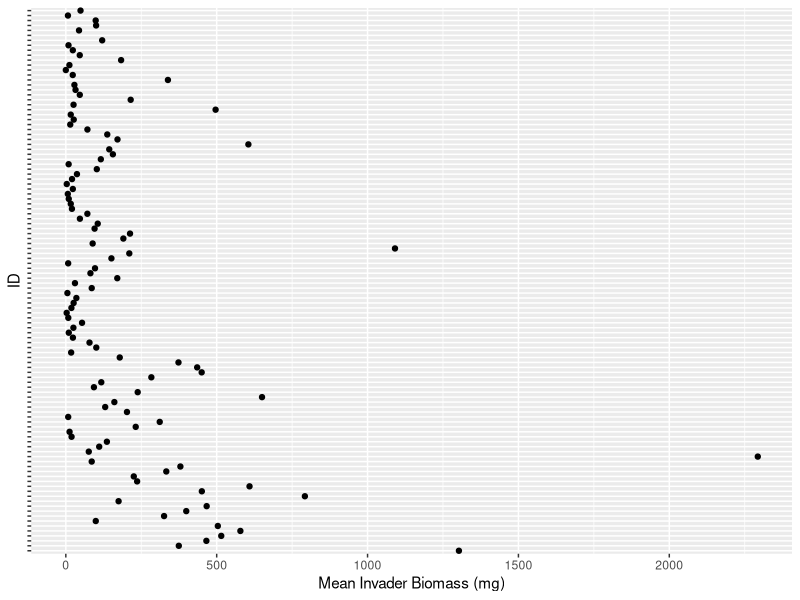
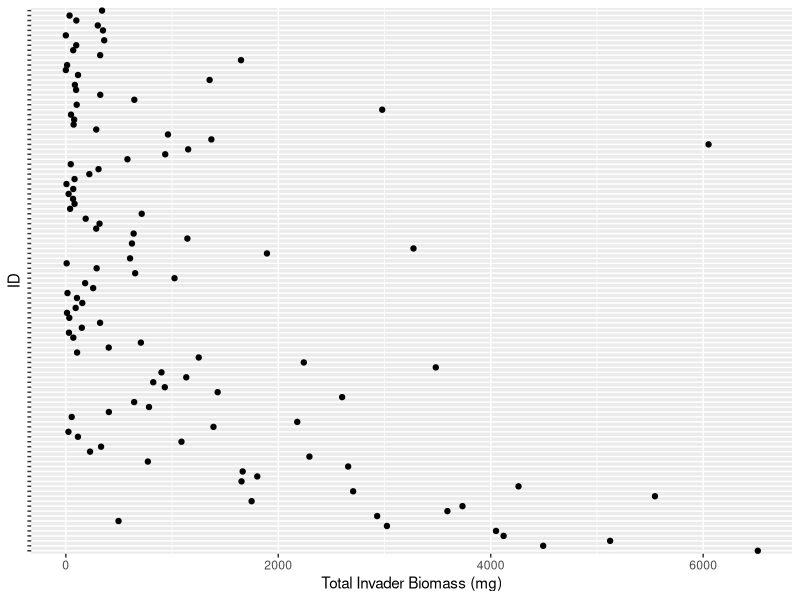
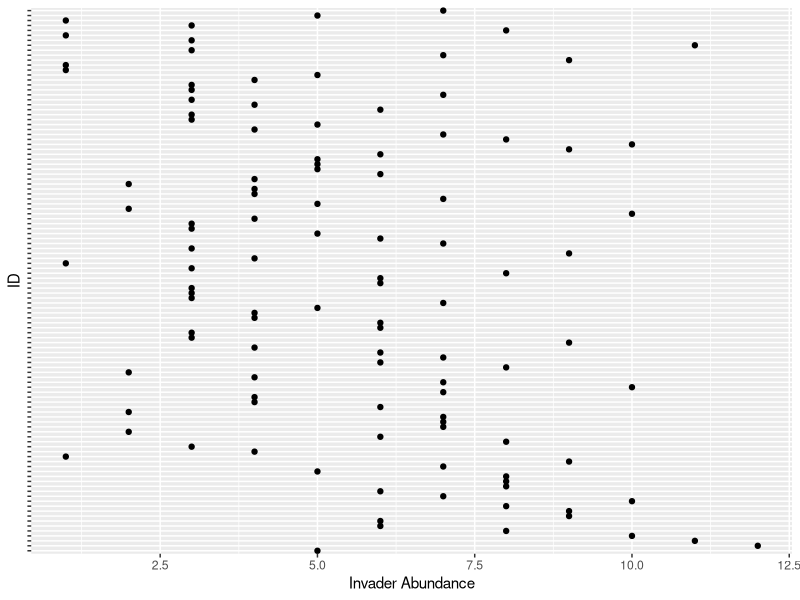
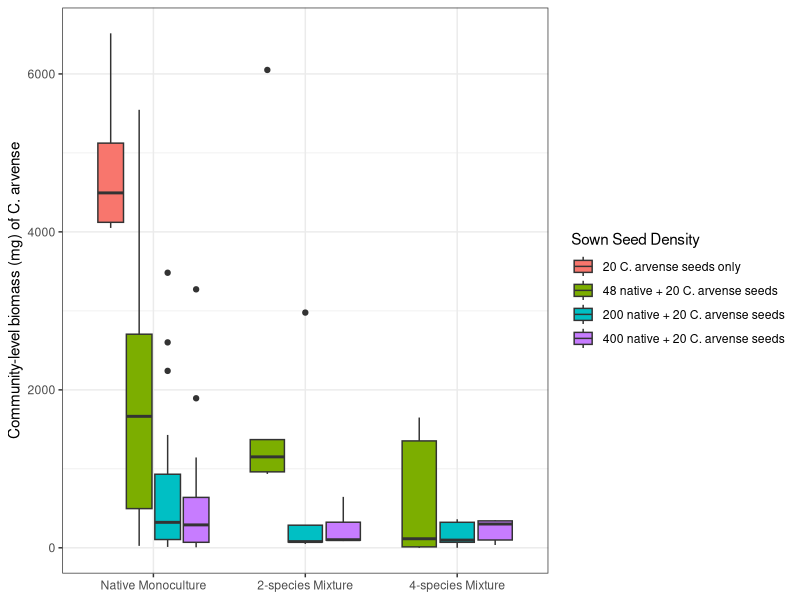
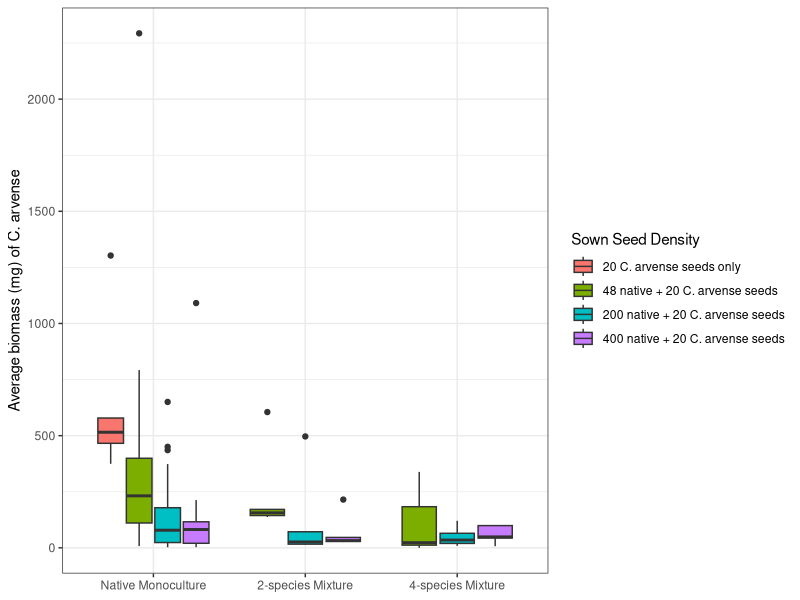
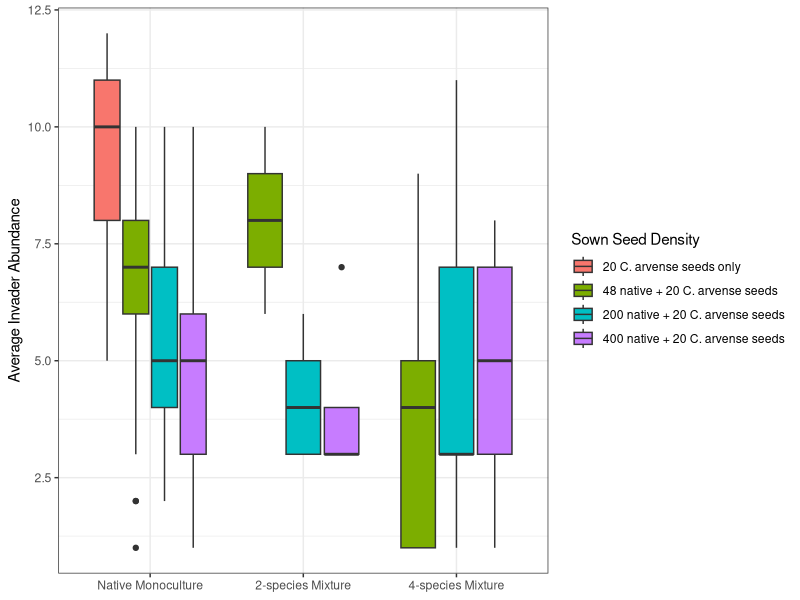
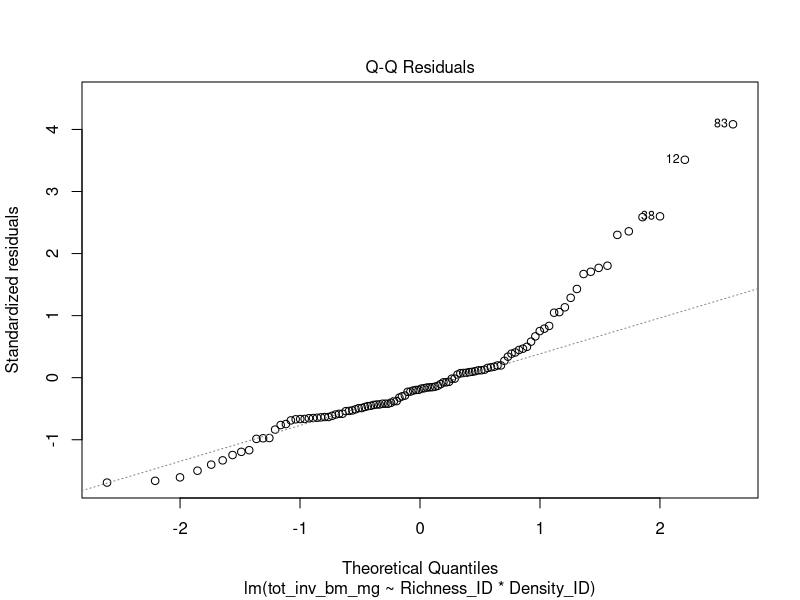
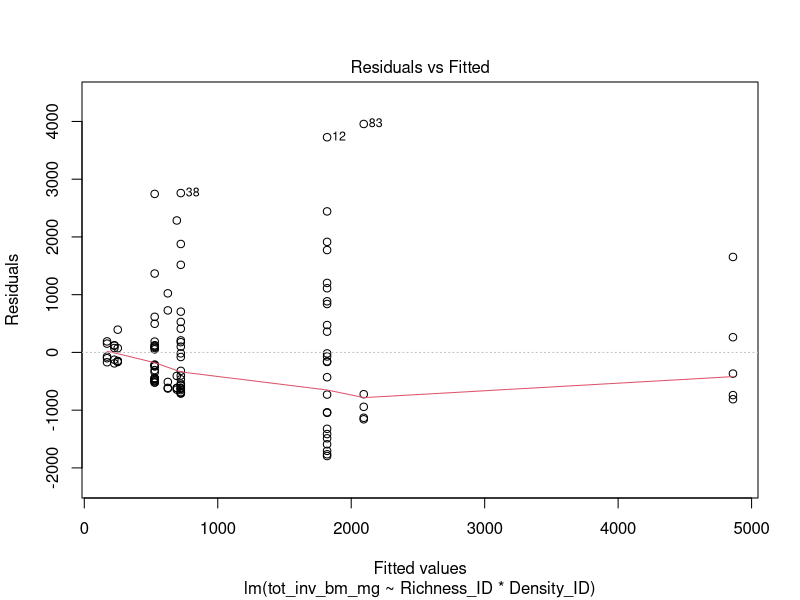

The R script that drew these images, in order:
# libraries -----
library(dplyr)    # for manipulating data
library(here)     # for creating relative file paths
library(ggplot2)  # for visualizing data 

# import ----

inv_bm <- read.csv(here("data", "intermediate_data", "invader_biomass.csv"))

# exploratory data analysis -----

## check for sample size of density and richness treatments ----
# to determine type of sum of squares (I, II, or III) required for ANOVA 
inv_bm %>%
  group_by(Richness_ID, Density_ID) %>%
  summarize(
    n_avg_bm = length(na.omit(mean_inv_bm_mg)),
    n_tot_bm = length(na.omit(tot_inv_bm_mg)),
    n_inv_ab = length(na.omit(num_invaders))
  )

## check for outliers -----
# reason: outliers increase the estimate of sample variance
# decreasing the calculated F statistics for ANOVA's
# lowering the chance of rejecting the null hypothesis 
inv_bm %>%
  mutate(ID = paste(Richness_ID, Density_ID, Rep)) %>%
  ggplot(aes(x = mean_inv_bm_mg, y = ID)) + 
  geom_point() +
  labs(
    x = "Mean Invader Biomass (mg)",
    y = "ID"
    ) + 
  theme(axis.text.y = element_blank())
  
inv_bm %>%
  mutate(ID = paste(Richness_ID, Density_ID, Rep)) %>%
  ggplot(aes(x = tot_inv_bm_mg, y = ID)) + 
  geom_point() +
  labs(
    x = "Total Invader Biomass (mg)",
    y = "ID"
  ) + 
  theme(axis.text.y = element_blank())

inv_bm %>%
  mutate(ID = paste(Richness_ID, Density_ID, Rep)) %>%
  ggplot(aes(x = num_invaders, y = ID)) + 
  geom_point() +
  labs(
    x = "Invader Abundance",
    y = "ID"
  ) + 
  theme(axis.text.y = element_blank())

# check box-plots ----
# reason: visualize summary statistics to get a sense of median and spread
# across seeding density and seeding richness treatments
(plot_tot_inv_bm <- inv_bm %>%
   mutate(
     Density_ID = case_when(
       Density_ID == "-"  ~ "20 C. arvense seeds only",
       Density_ID == "D1" ~ "48 native + 20 C. arvense seeds",
       Density_ID == "D2" ~ "200 native + 20 C. arvense seeds", 
       Density_ID == "D3" ~ "400 native + 20 C. arvense seeds") %>%
       factor(levels = c(
         "20 C. arvense seeds only", 
         "48 native + 20 C. arvense seeds", 
         "200 native + 20 C. arvense seeds", 
         "400 native + 20 C. arvense seeds")
       )
   ) %>%
   
   mutate(
     Richness_ID = case_when(
       Density_ID  == "20 invasive seeds"  ~ "Invasive-Only", 
       Richness_ID == "M1" ~ "Native Monoculture", 
       Richness_ID == "M2" ~ "2-species Mixture", 
       Richness_ID == "M4" ~ "4-species Mixture", 
       TRUE ~ Richness_ID
     ), 
     
     Richness_ID = factor(Richness_ID, levels = c(
       "Invasive-Only", 
       "Native Monoculture", 
       "2-species Mixture", 
       "4-species Mixture")
     )
   ) %>%
   ggplot(aes(x = Richness_ID, y = tot_inv_bm_mg)) +
   geom_boxplot(
     aes(fill = Density_ID), 
     position = "dodge2"
   ) + 
   labs(
     fill = "Sown Seed Density", 
     x = NULL, 
     y = "Community-level biomass (mg) of C. arvense"
   ) + 
   theme_bw()
)

(plot_avg_inv_bm <- inv_bm %>%
    mutate(
      Density_ID = case_when(
        Density_ID == "-"  ~ "20 C. arvense seeds only",
        Density_ID == "D1" ~ "48 native + 20 C. arvense seeds",
        Density_ID == "D2" ~ "200 native + 20 C. arvense seeds", 
        Density_ID == "D3" ~ "400 native + 20 C. arvense seeds") %>%
        factor(levels = c(
          "20 C. arvense seeds only", 
          "48 native + 20 C. arvense seeds", 
          "200 native + 20 C. arvense seeds", 
          "400 native + 20 C. arvense seeds")
        )
    ) %>%
    
    mutate(
      Richness_ID = case_when(
        Density_ID  == "20 invasive seeds"  ~ "Invasive-Only", 
        Richness_ID == "M1" ~ "Native Monoculture", 
        Richness_ID == "M2" ~ "2-species Mixture", 
        Richness_ID == "M4" ~ "4-species Mixture", 
        TRUE ~ Richness_ID
      ), 
      
      Richness_ID = factor(Richness_ID, levels = c(
        "Invasive-Only", 
        "Native Monoculture", 
        "2-species Mixture", 
        "4-species Mixture")
      )
    ) %>%
    ggplot(aes(x = Richness_ID, y = mean_inv_bm_mg)) +
    geom_boxplot(
      aes(fill = Density_ID), 
      position = "dodge2"
    ) + 
    labs(
      fill = "Sown Seed Density", 
      x = NULL, 
      y = "Average biomass (mg) of C. arvense"
    ) + 
    theme_bw()
)

(plot_ab_inv_bm <- inv_bm %>%
    mutate(
      Density_ID = case_when(
        Density_ID == "-"  ~ "20 C. arvense seeds only",
        Density_ID == "D1" ~ "48 native + 20 C. arvense seeds",
        Density_ID == "D2" ~ "200 native + 20 C. arvense seeds", 
        Density_ID == "D3" ~ "400 native + 20 C. arvense seeds") %>%
        factor(levels = c(
          "20 C. arvense seeds only", 
          "48 native + 20 C. arvense seeds", 
          "200 native + 20 C. arvense seeds", 
          "400 native + 20 C. arvense seeds")
        )
    ) %>%
    
    mutate(
      Richness_ID = case_when(
        Density_ID  == "20 invasive seeds"  ~ "Invasive-Only", 
        Richness_ID == "M1" ~ "Native Monoculture", 
        Richness_ID == "M2" ~ "2-species Mixture", 
        Richness_ID == "M4" ~ "4-species Mixture", 
        TRUE ~ Richness_ID
      ), 
      
      Richness_ID = factor(Richness_ID, levels = c(
        "Invasive-Only", 
        "Native Monoculture", 
        "2-species Mixture", 
        "4-species Mixture")
      )
    ) %>%
    ggplot(aes(x = Richness_ID, y = num_invaders)) +
    geom_boxplot(
      aes(fill = Density_ID), 
      position = "dodge2"
    ) + 
    labs(
      fill = "Sown Seed Density", 
      x = NULL, 
      y = "Average Invader Abundance"
    ) + 
    theme_bw()
)

# statistical analyses ----

# change the values for invader monocultures
# so that you can compare native monocultures + mixtures for the ANOVAs
inv_bm_tidy <- inv_bm %>%
  
  mutate(
    Density_ID = case_when(
      Density_ID == "-" ~ "D0", 
      TRUE ~ Density_ID),
    
    Richness_ID = case_when(
      Richness_ID == "M1" & Density_ID == "D0" ~ "Inv", 
      TRUE ~ Richness_ID)
    ) %>%

  mutate(
    Richness_ID = factor(
      Richness_ID, 
      levels = c("Inv", "M1", "M2", "M4")),
    
    Density_ID = factor(
      Density_ID, 
      levels = c("D0", "D1", "D2", "D3")
    )
  )

## total community-level biomass ---
lm_tot_inv_bm <- lm(tot_inv_bm_mg ~ Richness_ID*Density_ID, data = inv_bm_tidy)

# check assumptions for two-way ANOVA
plot(lm_tot_inv_bm, 2) # normality of residuals
plot(lm_tot_inv_bm, 1) # homogeneity of variance
plot(lm_tot_inv_bm, 4) # influential outliers

# refit model to stabilize variance
# using a log (x+1) transformation
lm_tot_inv_bm2 <- inv_bm_tidy %>%
  mutate(log_tot_inv_bm = log(tot_inv_bm_mg + 1)) %>%
  lm(log_tot_inv_bm ~ Richness_ID*Density_ID, data = .)

# double-check assumptions for two-way ANOVA
plot(lm_tot_inv_bm2, 2) # normality of residuals
plot(lm_tot_inv_bm2, 1) # homogeneity of variance
plot(lm_tot_inv_bm2, 4) # influential outliers
